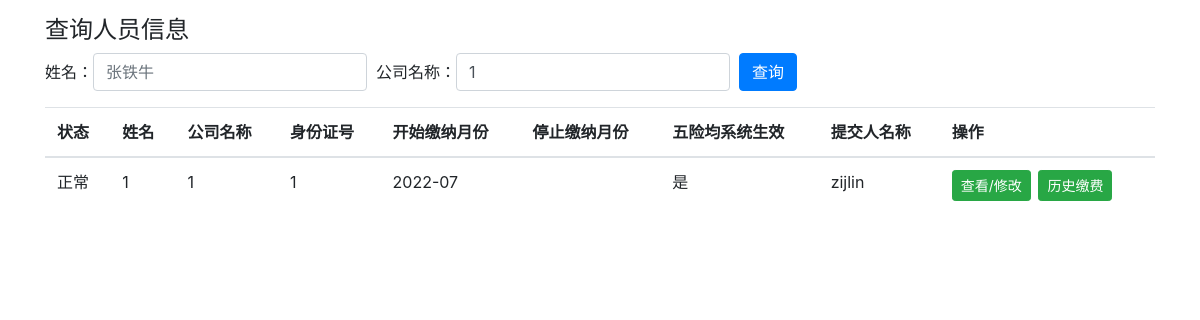
The app's page /member_query/1, older data.
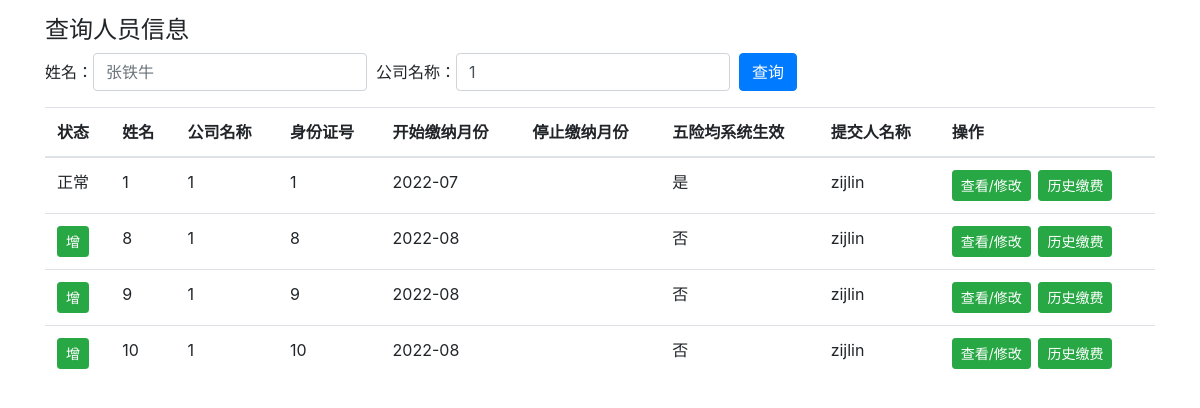
The same page, newer data.
### member.py (models this page shows, shortened)
class Members(db.Model):
    member_id = db.Column('member_id', db.Integer, primary_key=True)
    company_name = db.Column(db.String(200))
    name = db.Column(db.String(200))
    id_card = db.Column(db.String(200))
    address = db.Column(db.String(200))
    nationality = db.Column(db.String(200))
    begin_month = db.Column(db.String(200))
    end_month = db.Column(db.String(200))
    salary = db.Column(db.Float)
    injury = db.Column(db.String(200))
    endowment = db.Column(db.String(200))
    unemployment = db.Column(db.String(200))
    medical = db.Column(db.String(200))
    birth = db.Column(db.String(200))
    injury_check = db.Column(db.String(200))
    endowment_check = db.Column(db.String(200))
    unemployment_check = db.Column(db.String(200))
    medical_check = db.Column(db.String(200))
    birth_check = db.Column(db.String(200))
    is_valid = db.Column(db.String(200))
    person = db.Column(db.String(200))

### main.py (the view, shortened to what this page needs)
@app.route('/member_query/<company_name>', methods=['GET', 'POST'])
def member_query(company_name):
    if company_name == "all":
        return render_template('member_query.html', company_name="", name="", members=Members.query.all(), cur_month=get_cur_month())
    else:
        return render_template('member_query.html', name="", company_name=company_name,
                               members=Members.query.filter_by(company_name=company_name).order_by(Members.begin_month.asc()).all(),
                               cur_month=get_cur_month())

### main.py (called while the page is built)
def get_cur_month():
    return datetime.datetime.now().strftime("%Y-%m")

### templates/member_query.html (shortened to what this page needs)
<!DOCTYPE html>
<html lang="en">
<head>
    <link rel="stylesheet" href="https://cdn.staticfile.org/twitter-bootstrap/4.3.1/css/bootstrap.min.css">
</head>
<body>
<div class="container">
    <h4>查询人员信息</h4>
    <form class="form-inline" action="{{ url_for('member_query', company_name='all') }}" method = "post">
        <label for="inputPassword2">姓名： </label>
        <input value="{{name}}" type="text" class="form-control" id="inputPassword2" placeholder="张铁牛" name="name">
        &nbsp;&nbsp;<label for="inputPassword2">公司名称： </label>
        <input value="{{company_name}}" type="text" class="form-control" id="inputPassword2" placeholder="所有公司" name="company_name">
        &nbsp;&nbsp;<button type="submit" class="btn btn-primary">查询</button>
    </form>
    <table class="table table-hover">
        <thead>
        <tr>
            <th>状态</th>
            <th>姓名</th>
            <th>公司名称</th>
            <th>身份证号</th>
            <th>开始缴纳月份</th>
            <th>停止缴纳月份</th>
            <th>五险均系统生效</th>
            <th>提交人名称</th>
            <th>操作</th>
        </tr>
        </thead>
        <tbody>
        {% for member in members %}
        <tr>
            {% if member.end_month != "" and member.end_month <= cur_month %}
            <td><a href="#" class="btn btn-danger btn-sm" role="button">减</a></td>
            {% elif member.begin_month == cur_month %}
            <td><a href="#" class="btn btn-success btn-sm" role="button">增</a></td>
            {% else %}
            <td>正常</td>
            {% endif %}
            <td>{{ member.name }}</td>
            <td>{{ member.company_name }}</td>
            <td>{{ member.id_card }}</td>
            <td>{{ member.begin_month }}</td>
            <td>{{ member.end_month }}</td>
            <td>{{ member.is_valid }}</td>
            <td>{{ member.person }}</td>
            <th>
                <a href="{{ url_for('member_update', member_id=member.member_id) }}" class="btn btn-success btn-sm" role="button">查看/修改</a>
                &nbsp;<a href="{{ url_for('member_pay_history', id_card=member.id_card) }}" class="btn btn-success btn-sm" role="button">历史缴费</a>
            </th>
        </tr>
        {% endfor %}
        </tbody>
    </table>
</div>
</body>
</html>

Row changes from the older to the newer data that the page shows:
added Members: end_month "增", name "8", company_name "1", id_card "8", begin_month "2022-08", is_valid "否", person "zijlin"
added Members: end_month "增", name "9", company_name "1", id_card "9", begin_month "2022-08", is_valid "否", person "zijlin"
added Members: end_month "增", name "10", company_name "1", id_card "10", begin_month "2022-08", is_valid "否", person "zijlin"
